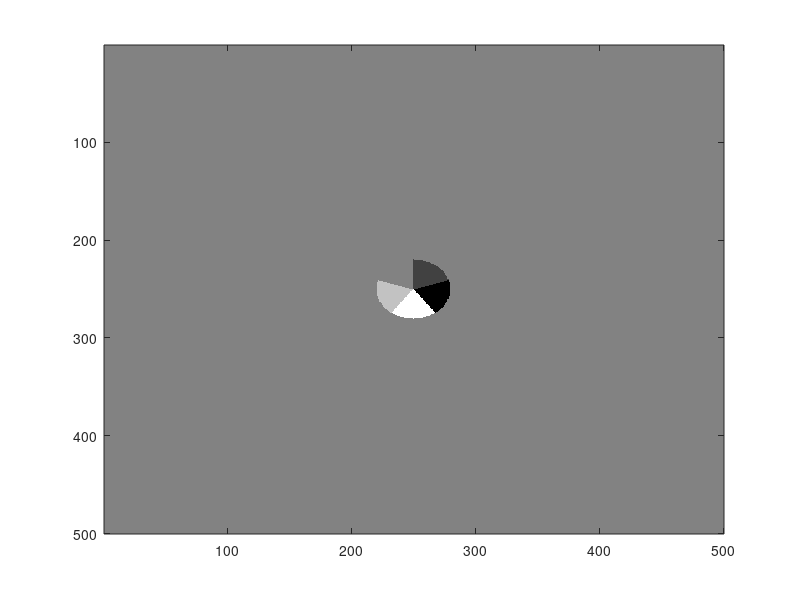
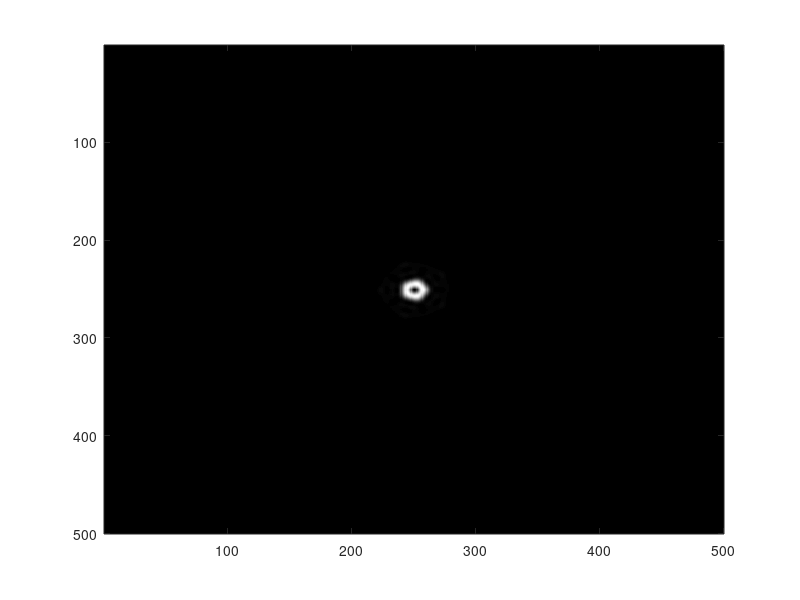

MATLAB code for these plots, in order:
%Multilevel SPP
clear;%Clear all memory

%Define SPP parameters
N=500; % Matrix size
L=1; % Topological charge number
g=5; % Number of phase levels
delphase=(L*2*pi)/g; % Phase increment

%Constructing the SPP
x=1:N;
y=1:N;
[X,Y]=meshgrid(x,y);
theta=atan2((X-N/2),(Y-N/2));
r=sqrt((X-N/2).*(X-N/2)+(Y-N/2).*(Y-N/2));
A1=L*(theta)+L*pi;
A1(r>30)=0;
for n=1:g;
    for p=1:N;%
        for q=1:N;
               if A1(p,q) > (delphase*(n-1)) && A1(p,q) <= (delphase*n)
                  A1(p,q) = exp(1i*delphase*(n-1));
               end
        end
    end
end

%Observation of the diffraction pattern
E=fftshift(fft2(A1)); %fftshift to re-order the terms to the natural order
I=abs(E).*abs(E);
figure(1)
colormap(gray); 
imagesc(angle(A1))          
figure(2)
colormap(gray);
imagesc(I);
